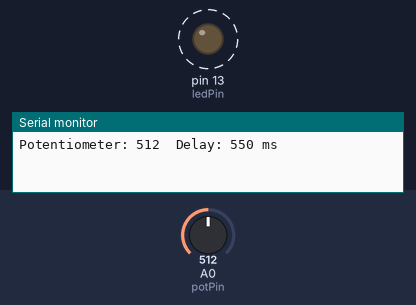
Bench run of a sketch on a simulated Arduino Uno, built with avr-gcc and run on an emulated ATmega328P. On the bench: output pins drawn as LEDs (lit = HIGH), the last lines printed to the serial monitor. Dashed ring = blinking. The inputs (shaded band) are chosen by the test bench; at power-on: A0 (potPin) = 512.

Above: at 1.9 s.
2.0 s: A0 (potPin) set to 122
At 2.72 s:
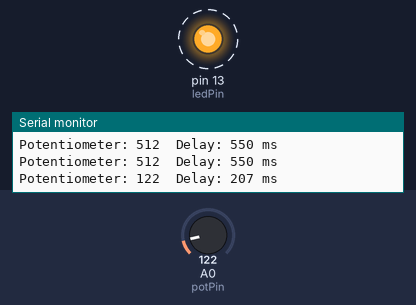
5.5 s: A0 (potPin) set to 0
At 5.77 s:
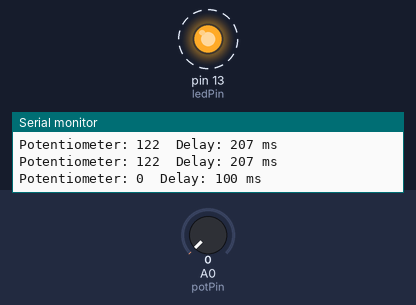
Timing chart, 0 to 15.0 s (numbered marks = the images above; inputs shaded):
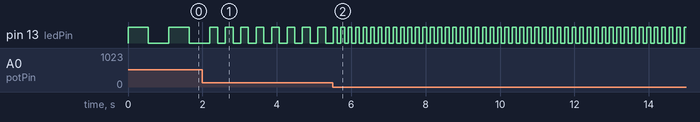

The sketch:

led_blink.ino
```cpp
/*
Author: Advait Khajuria
Date: 27 June 2026
Project: LED Blink with Potentiometer Speed Control
Description: Controls LED blink speed using a potentiometer and displays values on the Serial Monitor.
*/
int ledPin = 13;
int potPin = A0;
int blinkDelay;

void setup() {
  pinMode(ledPin, OUTPUT);
  Serial.begin(9600);
}

void loop() {
  int sensorValue = analogRead(potPin);

  blinkDelay = map(sensorValue, 0, 1023, 100, 1000);

  digitalWrite(ledPin, HIGH);
  delay(blinkDelay);
  digitalWrite(ledPin, LOW);
  delay(blinkDelay);

  Serial.print("Potentiometer: ");
  Serial.print(sensorValue);
  Serial.print("  Delay: ");
  Serial.print(blinkDelay);
  Serial.println(" ms");
}
```

Measured:
- after the input at 2.0 s, pin 13 (ledPin): alternates HIGH for 0.21 s and LOW for 0.21 s, starting after 0.41 s
- after the input at 5.5 s, pin 13 (ledPin): alternates HIGH for 0.10 s and LOW for 0.10 s, starting after 0.12 s
- by itself, pin 13 (ledPin): alternates HIGH for 0.55 s and LOW for 0.55 s
